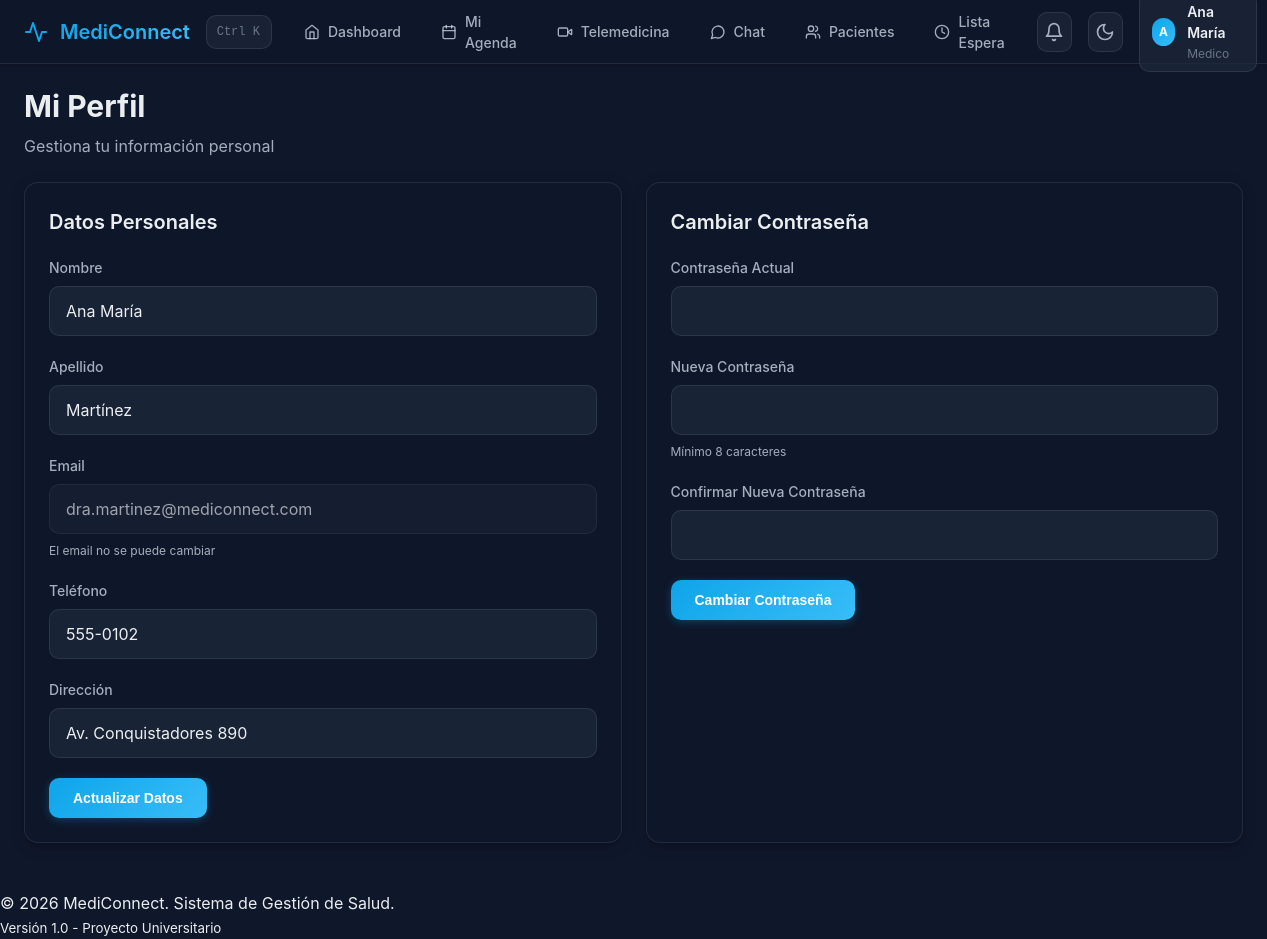
The page /index.php?page=perfil (signed in) on the database its author committed.
### tables this page shows
CREATE TABLE usuarios (
    id INT PRIMARY KEY AUTO_INCREMENT,
    email VARCHAR(100) NOT NULL UNIQUE,
    password VARCHAR(255) NOT NULL,
    rol_id INT NOT NULL,
    nombre VARCHAR(100) NOT NULL,
    apellido VARCHAR(100) NOT NULL,
    documento VARCHAR(20) NOT NULL UNIQUE,
    telefono VARCHAR(20),
    fecha_nacimiento DATE,
    direccion VARCHAR(255),
    genero ENUM('M', 'F', 'Otro') DEFAULT 'Otro',
    activo BOOLEAN DEFAULT TRUE,
    token_recuperacion VARCHAR(100),
    token_expiracion DATETIME,
    ultimo_acceso DATETIME,
    created_at TIMESTAMP DEFAULT CURRENT_TIMESTAMP,
    updated_at TIMESTAMP DEFAULT CURRENT_TIMESTAMP ON UPDATE CURRENT_TIMESTAMP,
    FOREIGN KEY (rol_id) REFERENCES roles(id) ON DELETE RESTRICT,
    INDEX idx_email (email),
    INDEX idx_documento (documento),
    INDEX idx_rol (rol_id)
);

### config/database.php (called while the page is built, shortened)
<?php
class Database {
    private static $instance = null;
    private $connection;
    private function __construct() {
        try {
            $dsn = "mysql:host=" . DB_HOST . ";dbname=" . DB_NAME . ";charset=" . DB_CHARSET;
            $options = [
                PDO::ATTR_ERRMODE => PDO::ERRMODE_EXCEPTION,
                PDO::ATTR_DEFAULT_FETCH_MODE => PDO::FETCH_ASSOC,
                PDO::ATTR_EMULATE_PREPARES => false,
            ];
            $this->connection = new PDO($dsn, DB_USER, DB_PASS, $options);
        } catch (PDOException $e) {
            die("Error de conexión: " . $e->getMessage());
        }
    }
    public static function getInstance() {
        if (self::$instance === null) {
            self::$instance = new self();
        }
        return self::$instance;
    }
    public function getConnection() {
        return $this->connection;
    }
}

### src/models/Usuario.php (called while the page is built, shortened)
<?php
require_once __DIR__ . '/../../config/database.php';
class Usuario {
    private $db;
    public function __construct() {
        $this->db = Database::getInstance()->getConnection();
    }
    public function buscarPorId($id) {
        $sql = "SELECT u.*, r.nombre as rol_nombre
                FROM usuarios u
                INNER JOIN roles r ON u.rol_id = r.id
                WHERE u.id = :id";
        $stmt = $this->db->prepare($sql);
        $stmt->execute([':id' => $id]);
        return $stmt->fetch();
    }
}

### config/config.php (called while the page is built, shortened)
<?php
function e($string) {
    return htmlspecialchars($string, ENT_QUOTES, 'UTF-8');
}

### src/views/perfil/index.php (the view, shortened to what this page needs)
<?php require_once __DIR__ . '/../layout/header.php'; ?>
<div class="dashboard-header">
    <h1>Mi Perfil</h1>
    <p>Gestiona tu información personal</p>
</div>
<div class="dashboard-grid">
    <div class="dashboard-section">
        <h2>Datos Personales</h2>
        <form method="POST" action="index.php?page=perfil">
            <div class="form-group">
                <label for="nombre">Nombre</label>
                <input type="text" id="nombre" name="nombre" value="<?php echo e($usuario['nombre']); ?>" required>
            </div>
            <div class="form-group">
                <label for="apellido">Apellido</label>
                <input type="text" id="apellido" name="apellido" value="<?php echo e($usuario['apellido']); ?>" required>
            </div>
            <div class="form-group">
                <label>Email</label>
                <input type="email" value="<?php echo e($usuario['email']); ?>" disabled>
                <small>El email no se puede cambiar</small>
            </div>
            <div class="form-group">
                <label for="telefono">Teléfono</label>
                <input type="tel" id="telefono" name="telefono" value="<?php echo e($usuario['telefono']); ?>">
            </div>
            <div class="form-group">
                <label for="direccion">Dirección</label>
                <input type="text" id="direccion" name="direccion" value="<?php echo e($usuario['direccion']); ?>">
            </div>
            <button type="submit" class="btn btn-primary btn-block">Actualizar Datos</button>
        </form>
    </div>
    <div class="dashboard-section">
        <h2>Cambiar Contraseña</h2>
        <form method="POST" action="index.php?page=perfil">
            <div class="form-group">
                <label for="password_actual">Contraseña Actual</label>
                <input type="password" id="password_actual" name="password_actual" required>
            </div>
            <div class="form-group">
                <label for="password_nueva">Nueva Contraseña</label>
                <input type="password" id="password_nueva" name="password_nueva" required minlength="8">
                <small>Mínimo 8 caracteres</small>
            </div>
            <div class="form-group">
                <label for="password_confirm">Confirmar Nueva Contraseña</label>
                <input type="password" id="password_confirm" name="password_confirm" required minlength="8">
            </div>
            <button type="submit" class="btn btn-primary btn-block">Cambiar Contraseña</button>
        </form>
    </div>
</div>
<?php require_once __DIR__ . '/../layout/footer.php'; ?>

### rows shown on the page
usuarios: nombre "Ana María", apellido "Martínez", email "dra.martinez@mediconnect.com", telefono "555-0102", direccion "Av. Conquistadores 890"

### other values the page prints
SITE_NAME "MediConnect"
substr($_SESSION['nombre'] ?? 'U', 0, 1) "A"
$_SESSION['nombre'] "Ana María"
$_SESSION['rol'] "Medico"
